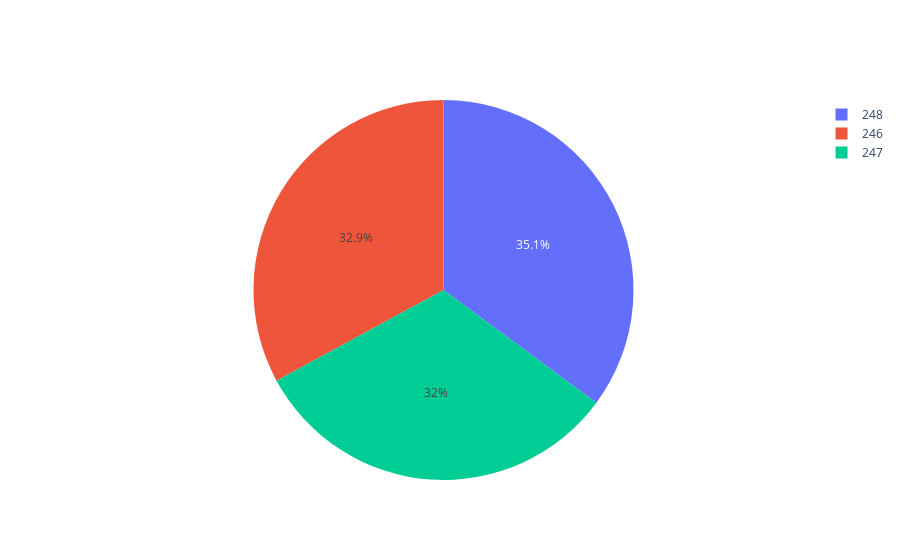

This figure's notebook cell:
### Code cell
fig = go.Figure(data = [go.Pie(labels=user_id['test_group'], values = user_id['event_time'])])
fig.show()

### Figure 1 — Plotly figure (JSON) as saved in the notebook; plotly's stock layout.template omitted (floating-point values rounded to 4 significant figures)
{"data": [{"labels": [246, 246, 246, 246, 246, 247, 247, 247, 247, 247, 248, 248, 248, 248, 248], "type": "pie", "values": [14711, 37708, 14773, 11910, 323, 12456, 39123, 15182, 10043, 343, 15198, 40600, 16395, 12160, 373]}], "layout": {}}
